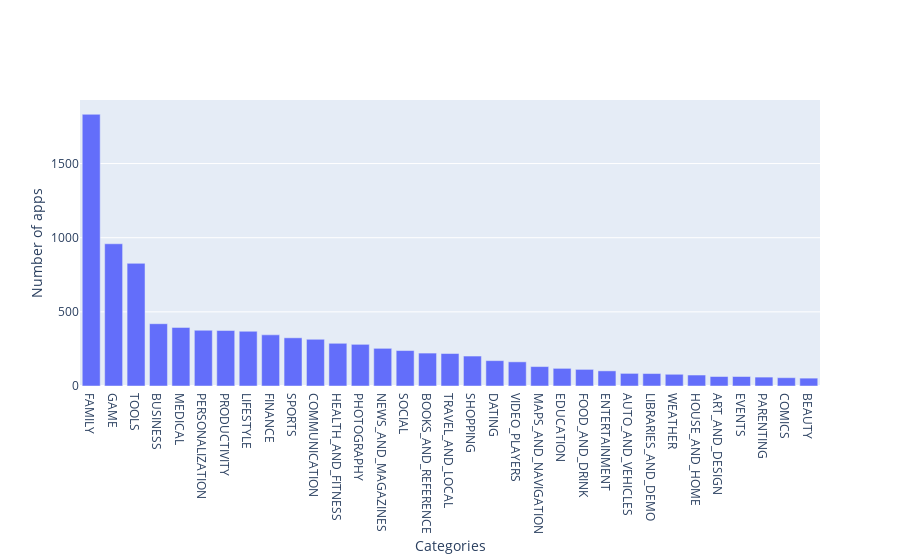

The code cell stored with this chart in its notebook:
### Code cell
import plotly
plotly.offline.init_notebook_mode(connected=True)
import plotly.graph_objs as go

# Print the total number of unique categories
num_categories = apps['Category'].value_counts().count()
print('Number of categories = ', num_categories)

# Count the number of apps in each 'Category' and sort them for easier plotting
num_apps_in_category = apps['Category'].value_counts().sort_values(ascending=False)

data = [go.Bar(
        x = num_apps_in_category.index, # index = category name
        y = num_apps_in_category.values, # value = count
)]
layout = go.Layout(title=go.layout.Title(text=''),xaxis=go.layout.XAxis(title=go.layout.xaxis.Title(text='Categories')),yaxis=go.layout.YAxis(title=go.layout.yaxis.Title(text='Number of apps')))
fig = go.Figure(data=data,layout=layout)
plotly.offline.iplot(fig)

### Figure 1 — Plotly figure (JSON) as saved in the notebook; plotly's stock layout.template omitted (floating-point values rounded to 4 significant figures)
{"data": [{"type": "bar", "x": ["FAMILY", "GAME", "TOOLS", "BUSINESS", "MEDICAL", "PERSONALIZATION", "PRODUCTIVITY", "LIFESTYLE", "FINANCE", "SPORTS", "COMMUNICATION", "HEALTH_AND_FITNESS", "PHOTOGRAPHY", "NEWS_AND_MAGAZINES", "SOCIAL", "BOOKS_AND_REFERENCE", "TRAVEL_AND_LOCAL", "SHOPPING", "DATING", "VIDEO_PLAYERS", "MAPS_AND_NAVIGATION", "EDUCATION", "FOOD_AND_DRINK", "ENTERTAINMENT", "AUTO_AND_VEHICLES", "LIBRARIES_AND_DEMO", "WEATHER", "HOUSE_AND_HOME", "ART_AND_DESIGN", "EVENTS", "PARENTING", "COMICS", "BEAUTY"], "y": [1832, 959, 827, 420, 395, 376, 374, 369, 345, 325, 315, 288, 281, 254, 239, 222, 219, 202, 171, 163, 131, 119, 112, 102, 85, 84, 79, 74, 64, 64, 60, 56, 53]}], "layout": {"title": {"text": ""}, "xaxis": {"title": {"text": "Categories"}}, "yaxis": {"title": {"text": "Number of apps"}}}}
